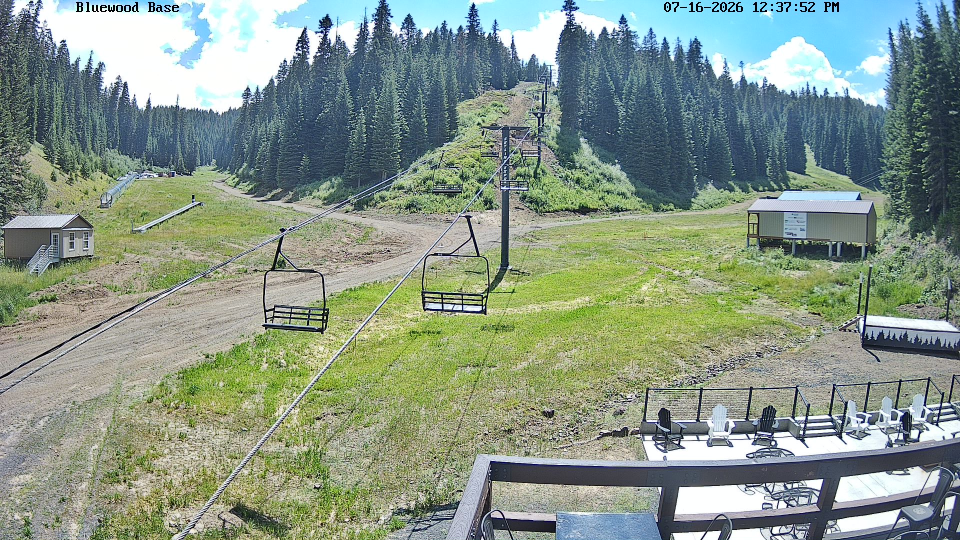
#> input picture archive/base/2026/07/2026-07-16T12-10-05-166615-0800.jpg, 1920 x 1080 px (shown at 1/2 size)
$ python main.py ../archive/base/2026/07 out
#> lines starting #> are read from the running program, lines starting #| are printed output that depends on the picture
### normalize/align.py
"""Align a directory of not-quite-fixed-position photos (e.g. drone shots)
into a common frame so they can be cut into a smooth timelapse.

Unlike capture/archive.py, this is a batch build-time step, not a capture-time
one: it reads a directory of already-taken photos and writes normalized
frames to an output directory. Nothing here talks to a network or an AI
model — alignment is classical computer vision, run entirely locally with
OpenCV, via one of two methods:

- "orb" (estimate_alignment): sparse feature matching -- detect ORB
  keypoints in each image, match them, fit a similarity transform to the
  matches that agree with each other (RANSAC). Fast, and the traditional
  choice, but keypoint detection needs locally distinctive texture to work
  from -- on scenes that are mostly repetitive low-texture surface (grass,
  dirt, pavement), the keypoint budget gets diluted by noisy texture
  keypoints and the sparser, more reliable structural ones (fences,
  building edges) can get crowded out.
- "ecc" (estimate_alignment_ecc): direct intensity-based alignment --
  optimizes an affine transform against the whole image's pixel gradients
  at once (OpenCV's findTransformECC), coarse-to-fine over an image
  pyramid for robustness. Doesn't depend on discrete keypoints at all, so
  it holds up much better on low-texture scenes and even survives large
  appearance changes (seasonal color shift, snow cover) as long as the
  underlying structure (fences, buildings) is still visible. Slower than
  ORB and the default for normalize_sequence.

Photos are processed in EXIF capture-time order (not filename order), and
any photo that doesn't match the reference closely enough (see min_matches/
min_confidence on normalize_sequence) is skipped rather than forced into the
sequence — so a directory doesn't need to be manually sorted down to just
the matching photos first.
"""

import json
from datetime import datetime
from pathlib import Path

import cv2
import numpy as np
from PIL import ExifTags, Image

from normalize import control_points as control_points_module

IMAGE_EXTENSIONS = {".jpg", ".jpeg", ".png"}

# normalize_sequence writes this alongside the aligned frames: a
# filename -> ISO 8601 capture-timestamp map. cv2.imwrite (used below to
# write warped/cropped frames) strips EXIF, so this is the only place the
# original capture time survives normalization — the video builder reads it
# to compute real-time gaps between frames for proportional-duration
# timelapses.
MANIFEST_FILENAME = "manifest.json"

# Similarity transform (rotation + uniform scale + translation), not a full
# projective homography: drone frames are slightly shifted/tilted/zoomed
# versions of roughly the same shot, not wildly different viewing angles, so
# a homography would over-fit and risk keystone-distorting the frame.
IDENTITY_MATRIX = np.array([[1, 0, 0], [0, 1, 0]], dtype=np.float32)

EXIF_DATETIME_FORMAT = "%Y:%m:%d %H:%M:%S"

# estimateAffinePartial2D needs at least a few point pairs to even attempt a
# fit; this is a floor below RANSAC, not the "does this belong" threshold
# (min_matches, checked against the RANSAC inlier count below, is).
MIN_CANDIDATE_MATCHES = 4


def capture_time(path):
    """The photo's EXIF capture time (DateTimeOriginal, falling back to the
    DateTime tag), or the file's mtime if it has no EXIF data at all.
    """
    try:
        with Image.open(path) as image:
#> image is the input picture: PIL image 1920x1080 RGB; mean R, G, B 135.3, 150.3, 136.1
            exif = image.getexif()
            exif_ifd = exif.get_ifd(ExifTags.IFD.Exif)
#> exif_ifd = 0 items
            raw = exif_ifd.get(36867) or exif_ifd.get(36868) or exif.get(306)
        if raw:
            return datetime.strptime(raw, EXIF_DATETIME_FORMAT)
    except Exception:
        pass
    return datetime.fromtimestamp(Path(path).stat().st_mtime)


def list_images(input_dir):
    """Every photo in input_dir, in EXIF capture-time order (not filename
    order — drone photo filenames aren't necessarily chronological).

    Ties in capture_time (identical EXIF timestamps, or several no-EXIF
    photos copied in the same batch with equal mtimes) break by filename, so
    the order is deterministic across runs and platforms rather than
    depending on directory-iteration order.
    """
    paths = [p for p in Path(input_dir).iterdir() if p.suffix.lower() in IMAGE_EXTENSIONS]
    return sorted(paths, key=lambda p: (capture_time(p), p.name))
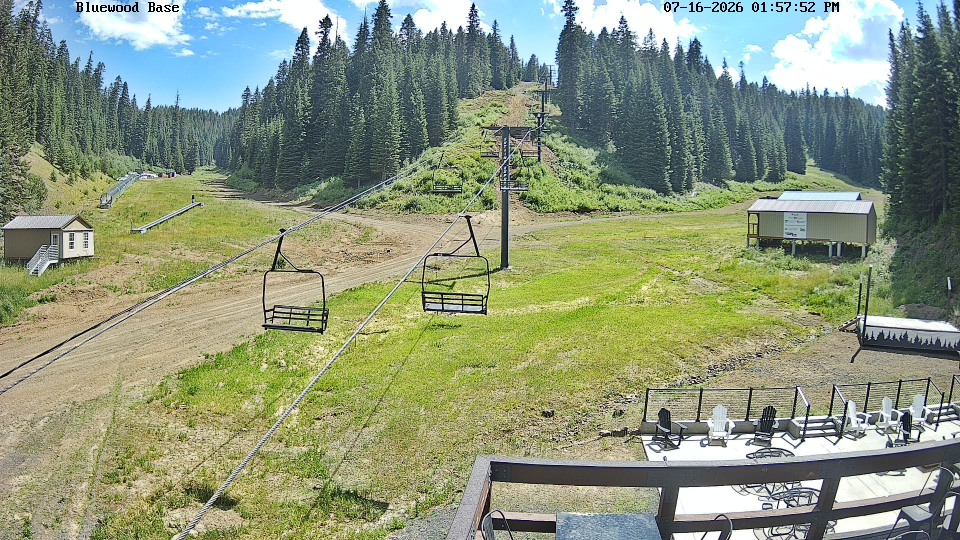
#> input picture archive/base/2026/07/2026-07-16T13-30-04-528953-0800.jpg, 1920 x 1080 px (shown at 1/2 size)
#> in capture_time, image is the input picture: PIL image 1920x1080 RGB; mean R, G, B 139.4, 149.9, 123.6


# [48 lines left out: function estimate_alignment, not called in this run]


# Working resolutions (pixels wide) for estimate_alignment_ecc's coarse-to-fine
# pyramid, coarsest first. ECC's gradient-descent optimizer can converge to the
# wrong local optimum if it starts too far from the true alignment; solving at
# a small, cheap resolution first and refining the result at each larger
# resolution keeps it out of that trap without paying full-resolution cost at
# every step. The final width is capped to the reference's own width in
# estimate_alignment_ecc, so this list is a ceiling, not a guarantee.
ECC_PYRAMID_WIDTHS = (200, 400, 800, 1600)

# estimate_alignment_ecc rejects a converged transform if its implied uniform
# scale falls outside this range: same-location drone photos shouldn't need
# extreme rescaling to line up, so a wildly small/large scale is a sign ECC
# converged on garbage rather than a real alignment (ECC has no built-in
# concept of "this pair doesn't match" the way RANSAC's inlier count does —
# findTransformECC always returns *some* transform, so this is the guard that
# plays min_matches's role for the ecc method).
ECC_MIN_SCALE = 1.0 / 3.0
ECC_MAX_SCALE = 3.0


def _resize_gray(gray, width, height):
    return cv2.resize(gray, (width, height), interpolation=cv2.INTER_AREA)


def _plausible_affine(matrix):
    """Reject an affine matrix implying an unreasonable uniform scale --
    see ECC_MIN_SCALE/ECC_MAX_SCALE.
    """
    a, b, c, d = matrix[0, 0], matrix[0, 1], matrix[1, 0], matrix[1, 1]
    det = a * d - b * c
    if det <= 0:
        return False
    scale = det**0.5
    return ECC_MIN_SCALE <= scale <= ECC_MAX_SCALE


def estimate_alignment_ecc(
    reference_gray,
    target_gray,
    pyramid_widths=ECC_PYRAMID_WIDTHS,
    max_iters=200,
    eps=1e-6,
):
    """Estimate the affine transform mapping target_gray onto reference_gray
    using direct intensity-based alignment (ECC), instead of estimate_alignment's
    sparse feature matching.

    Returns (matrix, confidence). matrix is None if ECC failed to converge at
    all, or converged to a transform implausible enough to reject (see
    _plausible_affine) -- confidence (the ECC correlation coefficient, roughly
    0-1) is for min_confidence on normalize_sequence to threshold against, the
    role min_matches plays for estimate_alignment. Unlike an inlier count,
    confidence isn't a clean probability -- it also reflects appearance
    differences (season, lighting) having nothing to do with whether the
    geometry is aligned -- so treat a low but passing value as "probably fine,
    spot check it" rather than a precise score.

    reference_gray and target_gray don't need to be the same size or aspect
    ratio: each pyramid level resizes both to reference_gray's own aspect
    ratio (squashing target_gray if its aspect differs), which the affine
    model's independent x/y scale absorbs. The final matrix is expressed back
    in each image's own full native resolution, matching the coordinate space
    warp_to_reference expects.
    """
    ref_h, ref_w = reference_gray.shape[:2]
    tgt_h, tgt_w = target_gray.shape[:2]
    criteria = (cv2.TERM_CRITERIA_EPS | cv2.TERM_CRITERIA_COUNT, max_iters, eps)

    warp = np.eye(2, 3, dtype=np.float32)
    prev_width = None
    confidence = 0.0

    for width in pyramid_widths:
        width = min(width, ref_w)
        height = max(1, round(width * ref_h / ref_w))
        ref_level = _resize_gray(reference_gray, width, height).astype(np.float32) / 255.0
        tgt_level = _resize_gray(target_gray, width, height).astype(np.float32) / 255.0

        if prev_width is not None:
            # Every level shares reference_gray's aspect ratio by construction
            # (only the working width changes), so carrying the warp forward
            # between levels is just a uniform rescale of its translation
            # component -- the rotation/scale part of the matrix is
            # resolution-independent.
            warp[:, 2] *= width / prev_width

        try:
            confidence, warp = cv2.findTransformECC(
                ref_level, tgt_level, warp, cv2.MOTION_AFFINE, criteria, None, 5
            )
        except cv2.error:
            return None, 0.0
        prev_width = width

    # cv2.findTransformECC's returned warp maps reference_gray's own content
    # forward onto target_gray (confirmed empirically: warping reference_gray
    # by warp reproduces target_gray) -- the opposite of what this function
    # returns and what warp_to_reference needs (target -> reference). Invert
    # it before doing anything else, including the working-space-to-full-
    # resolution conversion below.
    warp_homogeneous = np.linalg.inv(np.vstack([warp, [0, 0, 1]]))

    # Map from the final pyramid level's shared working space back to each
    # image's own full native resolution.
    final_width = prev_width
    final_height = max(1, round(final_width * ref_h / ref_w))
    scale_ref = np.diag([final_width / ref_w, final_height / ref_h, 1.0])
    scale_tgt = np.diag([final_width / tgt_w, final_height / tgt_h, 1.0])
    full_matrix = (np.linalg.inv(scale_ref) @ warp_homogeneous @ scale_tgt)[:2, :]
    full_matrix = full_matrix.astype(np.float32)

    if not _plausible_affine(full_matrix):
        return None, float(confidence)

    return full_matrix, float(confidence)


def warp_to_reference(image, matrix, ref_shape):
    """Warp image into the reference frame's coordinate space, returning the
    warped image plus a mask of which pixels came from real image data (as
    opposed to the black border warping introduces).

    matrix is either a 2x3 affine matrix (estimate_alignment,
    estimate_alignment_ecc) or a 3x3 homography (control_points.py's
    anchor-composed transforms, which chain a manually-verified homography
    with an automated affine estimate) -- dispatched to warpAffine or
    warpPerspective accordingly.
    """
    height, width = ref_shape[:2]
    warp_fn = cv2.warpPerspective if matrix.shape[0] == 3 else cv2.warpAffine
    warped = warp_fn(image, matrix, (width, height), borderValue=0)
    ones = np.full(image.shape[:2], 255, dtype=np.uint8)
    mask = warp_fn(ones, matrix, (width, height), borderValue=0)
    return warped, mask


# [99 lines left out: functions common_crop_box, _compose_with_anchor, _best_candidate_alignment, not called in this run]


def normalize_sequence(
    input_dir,
    output_dir,
    reference=None,
    method="ecc",
    min_matches=10,
    min_confidence=0.2,
    output_size=None,
    nfeatures=20000,
    crop="intersection",
    control_points=None,
):
    """Align every photo in input_dir onto a reference frame and write the
    results to output_dir under their original filenames.

    method selects the alignment algorithm -- "ecc" (default, see
    estimate_alignment_ecc) or "orb" (see estimate_alignment). ecc is the
    better default for the low-texture aerial/farmland scenes this was
    built for; orb is faster and remains available for scenes with more
    distinctive texture, or as a point of comparison.

    crop selects how each frame's black border (introduced by warping it
    into the reference's coordinate space) is handled:
    - "intersection" (default): shrink every frame to the single rectangle
      that's valid across *all* aligned frames, so no output frame ever has
      a black edge. This is punishing at scale: each frame's own warp
      already loses some border on its own, and intersecting that loss
      across many frames compounds -- on a real 118-photo batch, one frame
      alone lost ~46% of its area to its own border, and the common region
      across all of them shrank to ~22% by the time all frames were
      combined. More frames (or a single more-tilted one) can shrink the
      kept region arbitrarily far.
    - "none": don't crop at all -- every output frame is the reference's
      full size, with genuine black wherever that particular frame's warp
      didn't reach. Keeps each frame's actual content instead of
      discarding most of it to guarantee a black-free rectangle; the
      tradeoff is a black border on frames whose alignment shifted/rotated
      enough to leave one.

    input_dir can contain unrelated photos mixed in with the ones that
    belong to this sequence — anything that doesn't match the reference
    well enough (fewer than min_matches RANSAC-consistent feature matches
    for "orb", below min_confidence for "ecc") is left out of the output and
    reported in "skipped" instead, so the directory doesn't need to be
    sorted by hand first.

    control_points (optional) is a normalize/control_points.py dict, or a
    path to one, holding manually-clicked anchor photos (see
    normalize/annotate.py). When given, every non-anchor photo is aligned
    automatically against the reference *and* every anchor, keeping
    whichever match scores best and composing it with that anchor's
    manually-verified transform -- more accurate on a batch spanning several
    distinct zoom/angle groupings than aligning everything against one
    global reference, since the automated step only has to close the
    (smaller) gap to the nearest anchor rather than the full gap to the
    reference. Anchor photos themselves use their control points' transform
    directly, skipping automated estimation entirely. Any photo listed in
    control_points's "rejected" (see control_points.reject) is excluded
    entirely, whether it would otherwise have been used as an anchor or just
    matched automatically -- for photos manually judged not to belong in the
    sequence at all, or too poor an angle/zoom to be worth aligning.

    Returns a report dict: {"aligned": [...], "skipped": [(name, reason)],
    "crop_box": (top, left, bottom, right)} -- crop_box is the full frame
    extent, (0, 0, height, width), when crop="none".
    """
    if method not in ("orb", "ecc"):
        raise ValueError(f"unknown method {method!r} -- expected 'orb' or 'ecc'")
    if crop not in ("intersection", "none"):
        raise ValueError(f"unknown crop {crop!r} -- expected 'intersection' or 'none'")

    images = list_images(input_dir)
    if not images:
        raise ValueError(f"no images found in {input_dir}")

    reference_path = Path(reference).resolve() if reference else images[0].resolve()
    reference_bgr = cv2.imread(str(reference_path))
    if reference_bgr is None:
        raise ValueError(f"could not read reference image {reference_path}")
    reference_gray = cv2.cvtColor(reference_bgr, cv2.COLOR_BGR2GRAY)
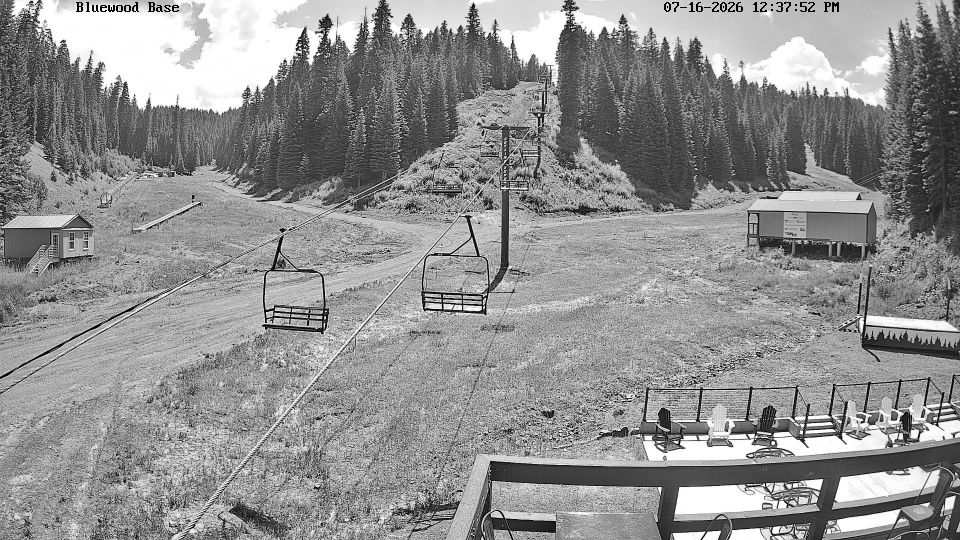
#> reference_gray: shape (1080, 1920) (shown at 1/2 size); min 0, max 255, mean 144.2
    ref_shape = reference_bgr.shape

    if control_points is not None:
        cp_data = (
            control_points
            if isinstance(control_points, dict)
            else control_points_module.load(control_points)
        )
        rejected = set(cp_data.get("rejected", []))
        anchors = {}
        for anchor_name in cp_data.get("anchors", {}):
            anchor_bgr = cv2.imread(str(Path(input_dir) / anchor_name))
            if anchor_bgr is None:
                raise ValueError(f"could not read anchor image {anchor_name} in {input_dir}")
            anchor_gray = cv2.cvtColor(anchor_bgr, cv2.COLOR_BGR2GRAY)
            anchors[anchor_name] = (
                anchor_gray,
                control_points_module.anchor_transform(cp_data, anchor_name),
            )
    else:
        rejected = set()
        anchors = {}

    output_dir = Path(output_dir)
    output_dir.mkdir(parents=True, exist_ok=True)

    aligned = []
    skipped = []
    timestamps = {}
    intersection_mask = None

    for image_path in images:
        if image_path.name in rejected:
            skipped.append((image_path.name, "manually marked as not belonging to this sequence"))
            continue

        image_bgr = cv2.imread(str(image_path))
        if image_bgr is None:
            skipped.append((image_path.name, "unreadable"))
            continue

        if image_path.resolve() == reference_path:
            matrix = IDENTITY_MATRIX
        elif image_path.name in anchors:
            matrix = anchors[image_path.name][1]
        elif anchors:
            gray = cv2.cvtColor(image_bgr, cv2.COLOR_BGR2GRAY)
            matrix, score, label = _best_candidate_alignment(
                gray, reference_gray, anchors, method, min_matches, min_confidence, nfeatures
            )
            if matrix is None:
                skipped.append(
                    (
                        image_path.name,
                        "no match against the reference or any anchor cleared "
                        f"{'min-matches' if method == 'orb' else 'min-confidence'} "
                        "— likely doesn't belong to this sequence",
                    )
                )
                continue
        elif method == "orb":
            gray = cv2.cvtColor(image_bgr, cv2.COLOR_BGR2GRAY)
            matrix, inliers = estimate_alignment(
                reference_gray, gray, min_matches=min_matches, nfeatures=nfeatures
            )
            if matrix is None:
                skipped.append(
                    (
                        image_path.name,
                        f"only {inliers} matching feature(s) agree with the reference "
                        f"(need {min_matches}) — likely doesn't belong to this sequence",
                    )
                )
                continue
        else:
            gray = cv2.cvtColor(image_bgr, cv2.COLOR_BGR2GRAY)
            matrix, confidence = estimate_alignment_ecc(reference_gray, gray)
            if matrix is None or confidence < min_confidence:
                skipped.append(
                    (
                        image_path.name,
                        f"ecc confidence {confidence:.2f} below min-confidence "
                        f"{min_confidence:.2f} — likely doesn't belong to this sequence",
                    )
                )
                continue

        warped, mask = warp_to_reference(image_bgr, matrix, ref_shape)
#> (the rest of the program and of its run is left out)
